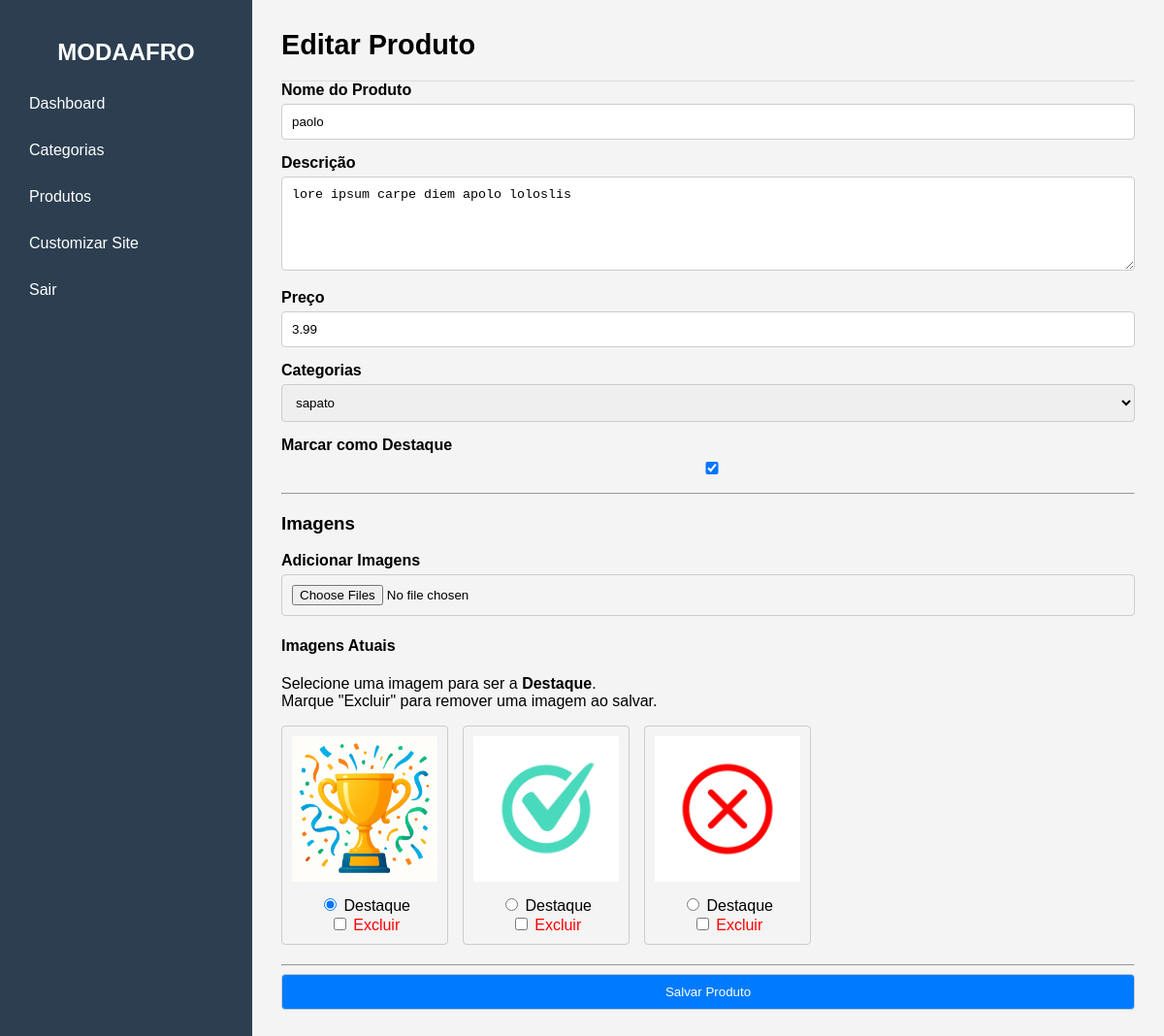
Page /admin/produto/editar/1 (signed in) on the committed database.
### models.py (models this page shows)
class Produto(db.Model):
    id = db.Column(db.Integer, primary_key=True)
    nome = db.Column(db.String(200), nullable=False)
    descricao = db.Column(db.Text, nullable=True)
    preco = db.Column(db.Float, nullable=False)
    destaque = db.Column(db.Boolean, default=False) # Para "produtos em destaque"
    categorias = db.relationship('Categoria', secondary=produto_categoria,
                                 lazy='subquery', backref=db.backref('produtos', lazy=True))
    imagens = db.relationship('ImagemProduto', backref='produto', lazy=True, cascade="all, delete-orphan")
    imagem_destaque_url = db.Column(db.String(300))

class ImagemProduto(db.Model):
    id = db.Column(db.Integer, primary_key=True)
    url_imagem = db.Column(db.String(300), nullable=False)
    produto_id = db.Column(db.Integer, db.ForeignKey('produto.id'), nullable=False)

### app.py (the view, shortened to what this page needs)
@app.route('/admin/produto/editar/<int:produto_id>', methods=['GET', 'POST'])
@login_required
def edit_produto(produto_id):
    produto = db.session.get(Produto, produto_id) or abort(404)
    form = ProdutoForm(obj=produto) # Carrega dados do produto no form
    form.categorias.choices = [(c.id, c.nome) for c in Categoria.query.order_by(Categoria.nome).all()]
    if request.method == 'GET':
        if produto.categorias:
            form.categorias.data = produto.categorias[0].id
    return render_template('admin/form_produto.html', form=form, produto=produto)

### forms.py
class ProdutoForm(FlaskForm):
    nome = StringField('Nome do Produto', validators=[DataRequired(), Length(min=3, max=200)])
    descricao = TextAreaField('Descrição', validators=[Optional()])
    preco = FloatField('Preço', validators=[DataRequired(), NumberRange(min=0.01)])
    categorias = SelectField('Categorias', coerce=int, validators=[DataRequired()])
    novas_imagens = MultipleFileField('Adicionar Imagens',
                                    validators=[FileAllowed(IMG_ALLOWED, 'Apenas imagens!')])
    destaque = BooleanField('Marcar como Destaque')
    submit = SubmitField('Salvar Produto')

### app.py (called while the page is built)
@login_manager.user_loader
def load_user(user_id):
    return db.session.get(Admin, int(user_id))

### templates/admin/form_produto.html (shortened to what this page needs)
{% extends "layout_admin.html" %}
{% block page_title %}{{ "Editar" if produto else "Adicionar" }} Produto{% endblock %}
{% block content %}
<form method="POST" action="" enctype="multipart/form-data" novalidate>
    {{ form.hidden_tag() }} <div class="form-group">
        {{ form.nome.label }}
        {{ form.nome(class="form-control") }}
    </div>
    <div class="form-group">
        {{ form.descricao.label }}
        {{ form.descricao(class="form-control", rows=5) }}
    </div>
    <div class="form-group">
        {{ form.preco.label }}
        {{ form.preco(class="form-control", type="number", step="0.01") }}
    </div>
    <div class="form-group">
        {{ form.categorias.label }}
        {{ form.categorias(class="form-control") }}
    </div>
    <div class="form-group">
        {{ form.destaque.label }}
        {{ form.destaque() }}
    </div>
    <hr>
    <h3>Imagens</h3>
    <div class="form-group">
        {{ form.novas_imagens.label }}
        {{ form.novas_imagens(multiple="multiple") }}
    </div>
    {% if produto and produto.imagens %}
        <h4>Imagens Atuais</h4>
        <p>Selecione uma imagem para ser a <strong>Destaque</strong>. <br>
           Marque "Excluir" para remover uma imagem ao salvar.</p>
        <div style="display: flex; flex-wrap: wrap; gap: 15px;">
            {% for img in produto.imagens %}
                <div style="border: 1px solid #ccc; padding: 10px; border-radius: 4px; text-align: center;">
                    <img src="{{ url_for('uploaded_file', filename=img.url_imagem) }}" alt="Imagem" style="width: 150px; height: 150px; object-fit: cover; margin-bottom: 10px;">
                    <br>
                    <input type="radio" name="imagem_destaque" value="{{ img.url_imagem }}"
                           id="destaque-{{ img.id }}"
                           {{ "checked" if img.url_imagem == produto.imagem_destaque_url else "" }}>
                    <label for="destaque-{{ img.id }}">Destaque</label>
                    <br>
                    <input type="checkbox" name="excluir_imagem" value="{{ img.id }}" id="excluir-{{ img.id }}">
                    <label for="excluir-{{ img.id }}" style="color: red;">Excluir</label>
                </div>
            {% endfor %}
        </div>
    {% endif %}
    <hr style="margin-top: 20px;">
    <div class="form-group">
        {{ form.submit(class="btn btn-primary") }}
    </div>
</form>
{% endblock %}

### templates/layout_admin.html (style rules this page uses)
body { font-family: sans-serif; margin: 0; display: flex; min-height: 100vh; }
.form-group { margin-bottom: 15px; }
.form-group label { display: block; margin-bottom: 5px; font-weight: bold; }
.form-group input, .form-group textarea, .form-group select { width: 100%; padding: 10px; border: 1px solid #ccc; border-radius: 4px; box-sizing: border-box; }
.btn { padding: 10px 20px; border: none; border-radius: 4px; cursor: pointer; text-decoration: none; display: inline-block; }
.btn-primary { background: #007bff; color: white; }

### rows in the picture
Produto: nome "paolo", descricao "lore ipsum carpe diem apolo loloslis", preco "3.99", destaque "☑"
ImagemProduto: url_imagem (picture)
ImagemProduto: url_imagem (picture)
ImagemProduto: url_imagem (picture)

### other values in the picture
{{ "Editar" if produto else "Adicionar" }} "Editar"
